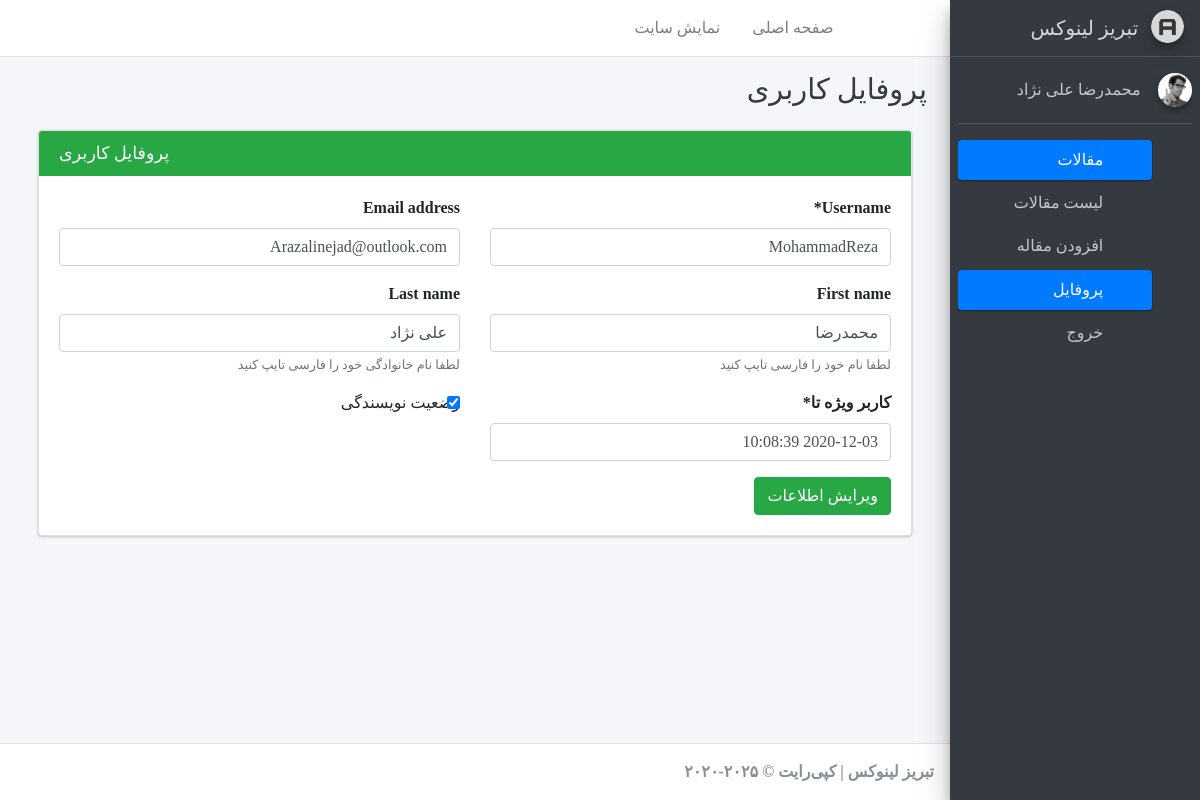
Page /account/profile/ (signed in) on the earlier database version.
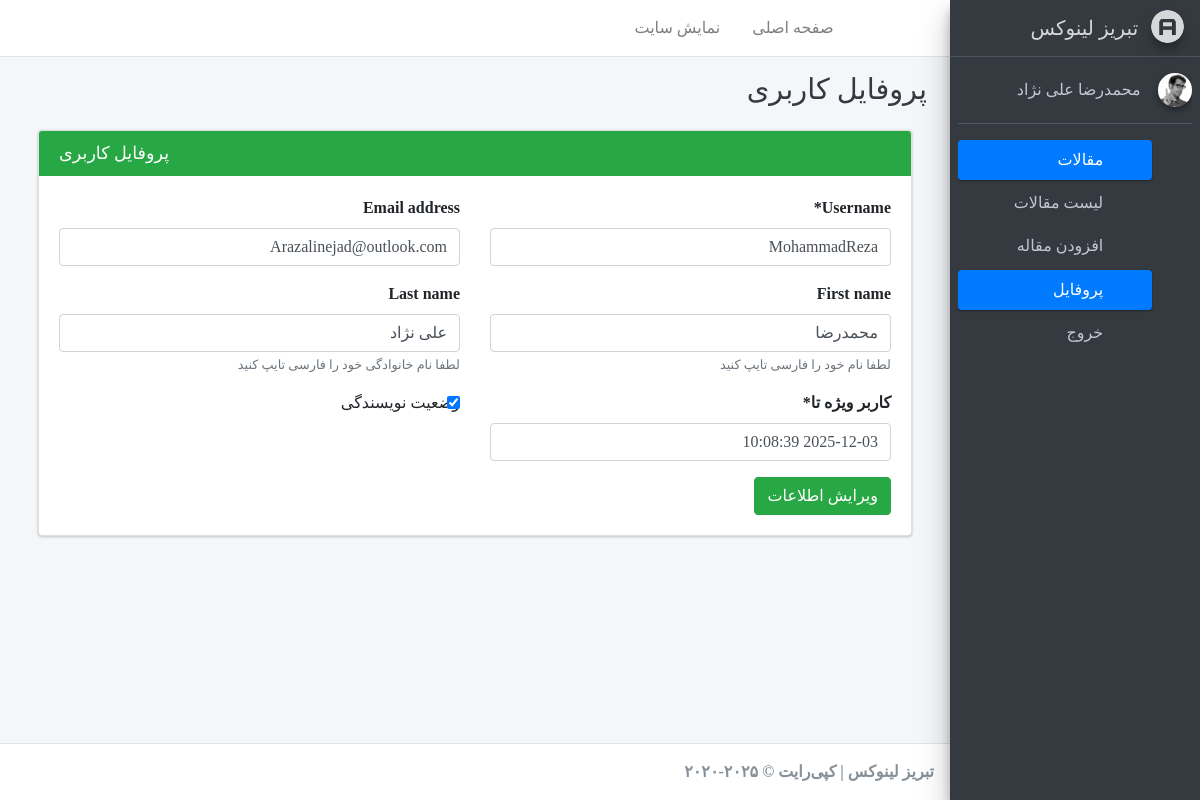
Same page on the later database version.
### account/models.py (models this page shows)
class User(AbstractUser):
    is_author    = models.BooleanField(default=False, verbose_name="وضعیت نویسندگی")
    special_user = models.DateTimeField(default=timezone.now, verbose_name="کاربر ویژه تا")
    def is_special_user(self):
        if self.special_user > timezone.now():
            return True
        else:
            return False
    is_special_user.boolean = True
    is_special_user.short_description = "وضعیت کاربر ویژه"

### account/views.py (the view)
# urls.py: path('profile/', Profile.as_view(), name="profile"),
class Profile(LoginRequiredMixin, UpdateView):
	model         = User
	template_name = "registration/profile.html"
	form_class	  = ProfileForm
	success_url	  = reverse_lazy("account:profile")
	def get_object(self):
		return User.objects.get(pk = self.request.user.pk)
	def get_form_kwargs(self):
		kwargs = super(Profile, self).get_form_kwargs()
		kwargs.update({'user': self.request.user})
		return kwargs

### account/forms.py
class ProfileForm(forms.ModelForm):
	def __init__(self, *args, **kwargs):
		user = kwargs.pop('user')
		super(ProfileForm, self).__init__(*args, **kwargs)
		self.fields['username'].help_text = False
		if not user.is_superuser:
			self.fields['username'].disabled     = True
			self.fields['email'].disabled        = True
			self.fields['special_user'].disabled = True
			self.fields['is_author'].disabled    = True
		self.fields['first_name'].help_text  = "لطفا نام خود را فارسی تایپ کنید"
		self.fields['last_name'].help_text   = "لطفا نام خانوادگی خود را فارسی تایپ کنید"
	class Meta:
		model  = User
		fields = ['username', 'email', 'first_name', 'last_name', 'special_user', 'is_author']

### blog/templatetags/base_tags.py (called while the page is built)
@register.inclusion_tag("registration/partials/link.html")
def link(request, link_name, content, classes):
    return{
        "request"   : request,
        "link_name" : link_name,
        "link"      : "account:{}".format(link_name),
        "content"   : content,
        "classes"   : classes,
    }

### templates/registration/profile.html
{% extends 'registration/base.html' %}
{% load crispy_forms_tags %}
{% block title %}{% block title-meta %}
    پروفایل کاربری
{% endblock %}{% endblock %}
{% block main %}
<div class="col-md-12">
    <div class="card card-success">
        <div class="card-header">
            <h3 class="card-title mb-0 float-left"> پروفایل کاربری </h3>
        </div>
        <div class="card-body">
                    <form method="post" enctype="multipart/form-data">{% csrf_token %}
            <div class="row">
                <div class="col-6">
                    {{ form.username|as_crispy_field }}
                </div>
                <div class="col-6">
                    {{ form.email|as_crispy_field }}
                </div>
                <div class="col-6">
                    {{ form.first_name|as_crispy_field }}
                </div>
                <div class="col-6">
                    {{ form.last_name|as_crispy_field }}
                </div>
                <div class="col-6">
                    {{ form.special_user|as_crispy_field }}
                </div>
                <div class="col-6">
                    {{ form.is_author|as_crispy_field }}
                </div>
            </div>
            <button class="btn btn-success"> ویرایش اطلاعات </button>
        </form>
        </div>
    </div>
</div>
{% endblock main %}

### templates/registration/sidebar.html
{% load static %}
{% load base_tags %}
<aside class="main-sidebar sidebar-dark-primary elevation-4">
<a href="{% url 'blog:home' %}" target="_blank" class="brand-link">
    <img src="{% static 'registration/adminlte/assets/img/AdminLTELogo.png' %}" alt="AdminLTE Logo" class="brand-image img-circle elevation-3"
        style="opacity: .8">
    <span class="brand-text ">تبریز لینوکس</span>
</a>
<div class="sidebar">
    <div class="user-panel mt-3 pb-3 mb-3 d-flex">
    <div class="image">
        <img src="{% static 'registration/adminlte/assets/img/user2-160x160.jpg' %}" class="img-circle elevation-2" alt="User Image">
    </div>
    <div class="info">
        <a href="#" class="d-block">{{user.get_full_name}}</a>
    </div>
    </div>
    <nav class="mt-2">
        <ul class="nav nav-pills nav-sidebar flex-column" data-widget="treeview" role="menu" data-accordion="false">
        {% if user.is_superuser or user.is_author %}
            <li class="nav-item has-treeview menu-open">
                <a href="#" class="nav-link active">
                <i class="nav-icon fas fa-tachometer-alt"></i>
                <p>
                    مقالات
                    <i class="right fas fa-angle-left"></i>
                </p>
                </a>
                <ul class="nav nav-treeview">
                <li class="nav-item">
                    {% link request 'home' 'لیست مقالات' 'fa-list' %}
                </li>
                <li class="nav-item">
                    {% link request 'article-create' 'افزودن مقاله' 'fa-edit' %}
                </li>
                </ul>
            </li>
        {% endif %}
        <li class="nav-item">
            {% link request 'profile' 'پروفایل' 'fas fa-th' %}
        </li>
        <li class="nav-item">
            {% link request 'logout' 'خروج' 'fa-sign-out-alt' %}
        </li>
        </ul>
    </nav>
    </div>
</aside>

Differences in the rows shown:
changed User "محمدرضا علی نژاد": special_user "2020-12-03 10:08:39" → "2025-12-03 10:08:39"
